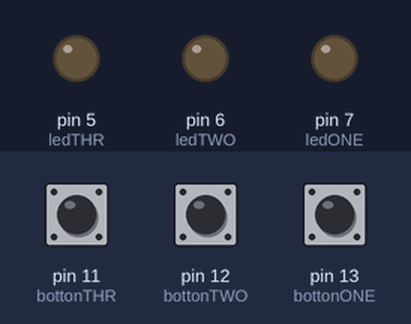
The sketch below on a simulated Arduino Uno, built with avr-gcc and run on an emulated ATmega328P. On the bench: output pins drawn as LEDs (lit = HIGH). The inputs (shaded band) are chosen by the test bench; at power-on: pin 11 (bottonTHR) HIGH, pin 12 (bottonTWO) HIGH, pin 13 (bottonONE) HIGH.

Above: at 1.2 s.
1.3 s: pin 11 (bottonTHR) pulled LOW for 0.15 s
At 1.37 s:
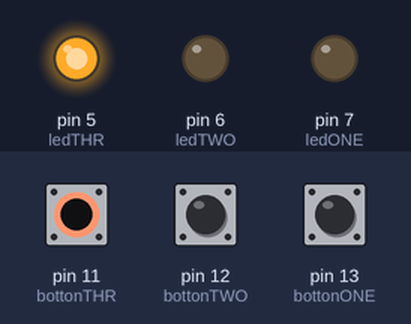
2.9 s: pin 12 (bottonTWO) pulled LOW for 0.15 s
At 2.97 s:
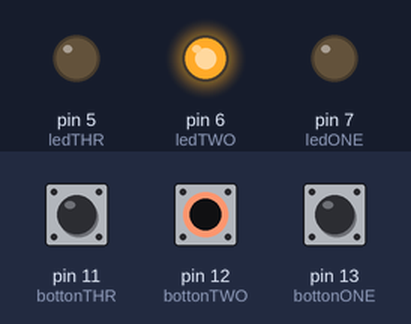
4.5 s: pin 13 (bottonONE) pulled LOW for 0.15 s
At 4.57 s:
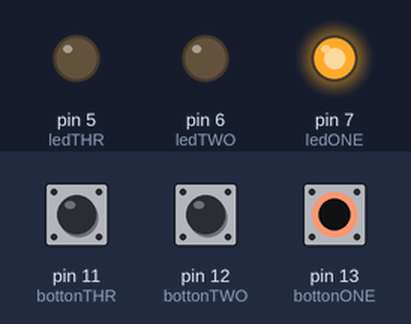
6.1 s: pin 13 (bottonONE) pulled LOW for 3.2 s
At 9.9 s:
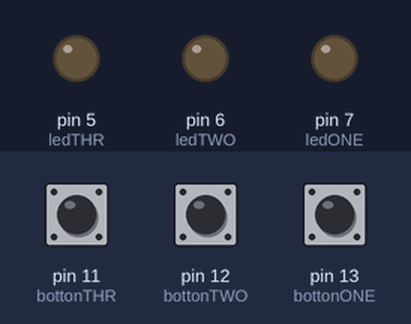
10.8 s: pin 11 (bottonTHR) pulled LOW for 3.2 s
At 12.2 s:
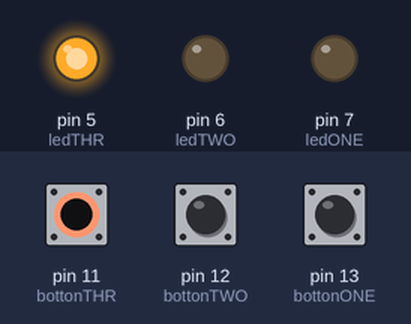
15.5 s: pin 11 (bottonTHR) driven LOW and pin 12 (bottonTWO) driven LOW
At 15.8 s:
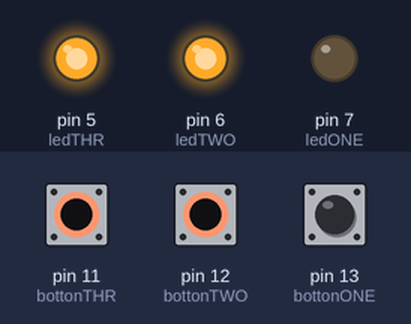
Timing chart, 0 to 18.0 s (numbered marks = the images above; inputs shaded):
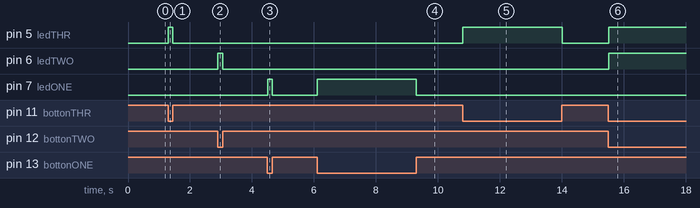

Measured:
- after the input at 1.3 s, pin 5 (ledTHR): LOW → HIGH at once, → LOW 0.15 s later
- after the input at 2.9 s, pin 6 (ledTWO): LOW → HIGH at once, → LOW 0.15 s later
- after the input at 4.5 s, pin 7 (ledONE): LOW → HIGH at once, → LOW 0.15 s later
- after the input at 6.1 s, pin 7 (ledONE): LOW → HIGH at once, → LOW 3.2 s later
- after the input at 10.8 s, pin 5 (ledTHR): LOW → HIGH at once, → LOW 3.2 s later
- after the input at 15.5 s, pin 5 (ledTHR), pin 6 (ledTWO): LOW → HIGH at once

The sketch:

WORK.ino
```cpp
#define bottonONE 13
#define bottonTWO 12
#define bottonTHR 11
#define ledONE 7
#define ledTWO 6
#define ledTHR 5

void setup()
{
  pinMode(bottonONE,INPUT_PULLUP);
  pinMode(bottonTWO,INPUT_PULLUP);
  pinMode(bottonTHR,INPUT_PULLUP);
  pinMode(ledONE,OUTPUT);
  pinMode(ledTWO,OUTPUT);
  pinMode(ledTHR,OUTPUT);
  Serial.begin(9600);
}

void loop()
{
  digitalWrite(ledONE,!digitalRead(bottonONE));
  digitalWrite(ledTWO,!digitalRead(bottonTWO));
  digitalWrite(ledTHR,!digitalRead(bottonTHR));
}
```

running_LED.ino
```cpp
/*
void setup (){
  pinMode(7,OUTPUT);
  pinMode(6,OUTPUT);
  pinMode(5,OUTPUT);
}

void loop()
{
  light(1,0,0); delay(500);
  light(0,1,0); delay(500);
  light(0,0,1); delay(500);
  light(0,1,0); delay(500);
  light(1,0,0); delay(500);
  light(0,1,0); delay(500);
  light(0,0,1); delay(500);
}

void light (bool x,bool y,bool z)
{
  if (x==1) digitalWrite(7,HIGH);
  if (x==0) digitalWrite(7,LOW);
  if (y==1) digitalWrite(6,HIGH);
  if (y==0) digitalWrite(6,LOW);
  if (z==1) digitalWrite(5,HIGH);
  if (z==0) digitalWrite(5,LOW);
}*/
```
